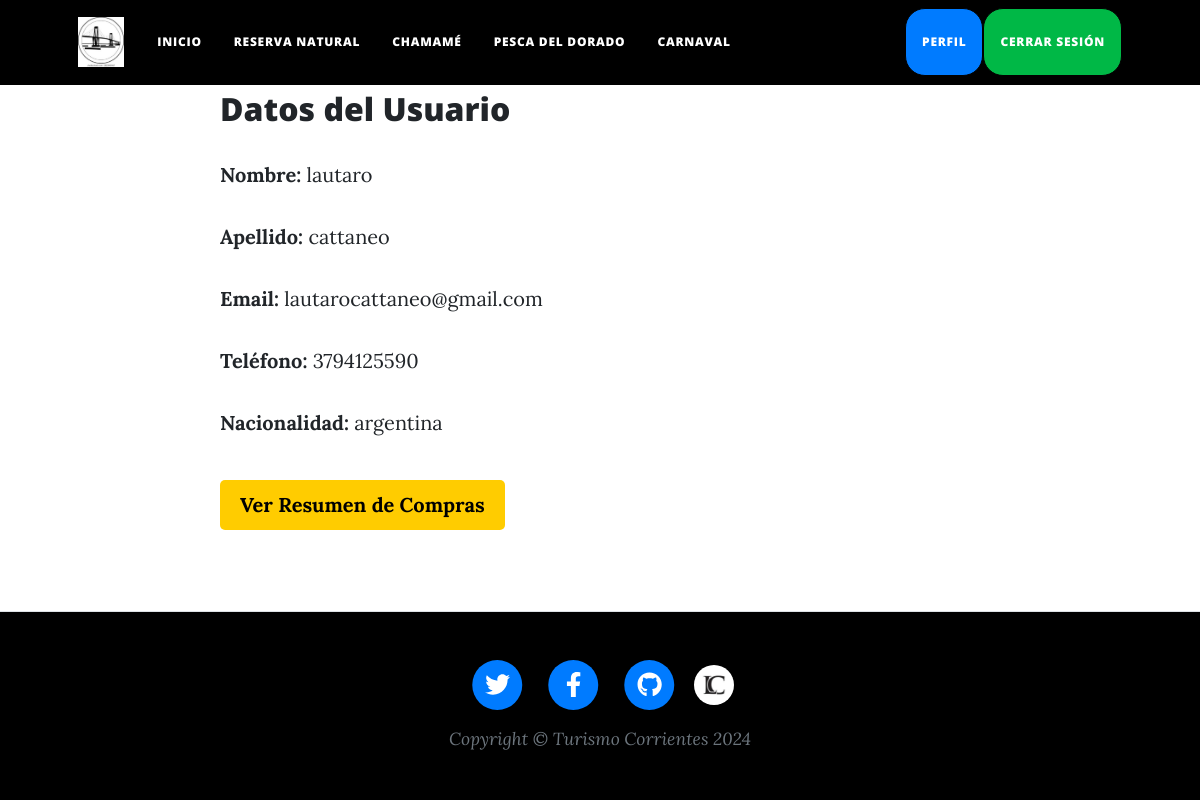
/perfilUsuario/ (signed in), run on the app's committed database.
### AppFinal/models.py (models this page shows, shortened)
class Usuario(AbstractBaseUser, PermissionsMixin):
    nombre = models.CharField(max_length=100)
    apellido = models.CharField(max_length=100)
    email = models.EmailField(max_length=100, unique=True)
    telefono = models.CharField(max_length=20, null=True, blank=True)
    nacionalidad = models.CharField(max_length=100)
    password = models.CharField(max_length=128)
    is_active = models.BooleanField(default=True)
    is_staff = models.BooleanField(default=False)
    objects = UsuarioManager()
    USERNAME_FIELD = 'email'
    REQUIRED_FIELDS = ['nombre', 'apellido']

### AppFinal/views.py (the view)
# urls.py: path('perfilUsuario/', perfilUsuario, name='perfilUsuario'),
@login_required
def perfilUsuario(request):
    usuario = request.user
    return render(request, 'perfilUsuario.html', {'usuario': usuario})

### AppFinal/templates/perfilUsuario.html
{% extends 'padre.html' %}
{% load static %}
{% block contenidoQueCambia %}
<div style="max-width: 800px; margin: 0 auto; padding: 20px;">
    <h2>Datos del Usuario</h2>
    <p><strong>Nombre:</strong> {{ usuario.nombre }}</p>
    <p><strong>Apellido:</strong> {{ usuario.apellido }}</p>
    <p><strong>Email:</strong> {{ usuario.email }}</p>
    <p><strong>Teléfono:</strong> {{ usuario.telefono }}</p>
    <p><strong>Nacionalidad:</strong> {{ usuario.nacionalidad }}</p>
    <div style="margin-top: 20px;">
        <a href="{% url 'resumenCompras' %}" class="btn-comprar-entradas">Ver Resumen de Compras</a>
    </div>
</div>
{% endblock %}

### AppFinal/templates/padre.html (style rules this page uses)
html, body { height: 100%; margin: 0; display: flex; flex-direction: column; }
body { padding-top: 70px; }
.btn-comprar-entradas { background-color: #ffcc00; color: black; font-weight: bold; padding: 10px 20px; border-radius: 5px; border: none; text-align: center; display: inline-block; margin-top: 10px; transition: background-color 0.3s ease; }

### data on the page
Usuario: nombre "lautaro", apellido "cattaneo", email "lautarocattaneo@gmail.com", telefono "3794125590", nacionalidad "argentina"
